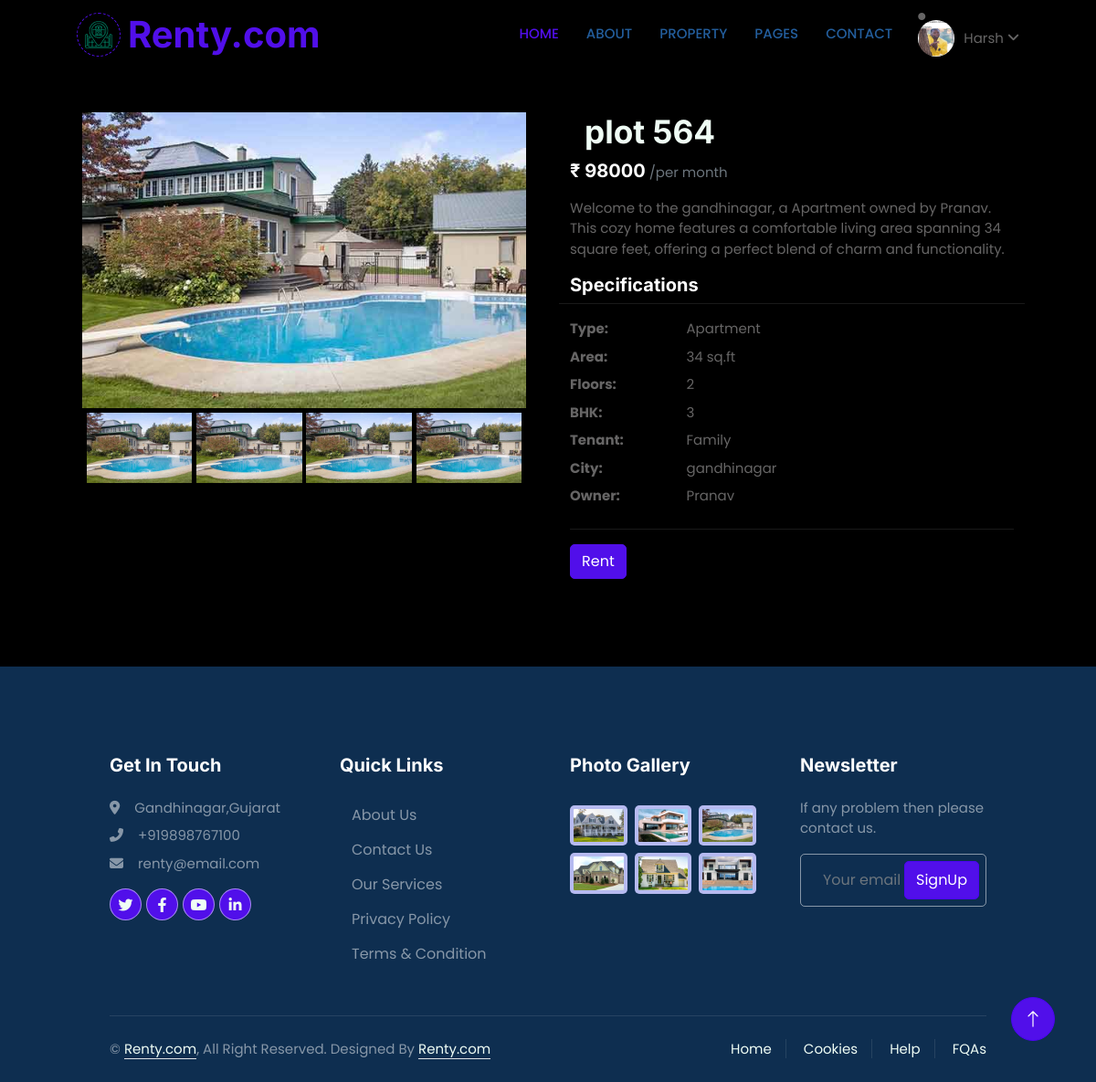
Screenshot of /propdetails/5 (signed in) with the database file from the repository.
### renty/models.py (models this page shows, shortened)
class Profile(models.Model):
    user = models.OneToOneField(User, on_delete=models.CASCADE, related_name="profile") # Delete profile when user is deleted
    image = models.ImageField(default='default.jpg', upload_to='profile_pics')

class Property_Details(models.Model):
    fullname = models.CharField( max_length=100,null=False,blank=False)
    dob = models.DateField( max_length=100,null=False,blank=False)
    email = models.CharField( max_length=100,null=False,blank=False)
    mob_number = models.CharField( max_length=100,null=False,blank=False)
    gender = models.CharField( max_length=100,null=False,blank=False)
    Occupation = models.CharField( max_length=100,null=False,blank=False)
    id_type = models.CharField( max_length=100,null=False,blank=False)
    id_num = models.CharField( max_length=100,null=False,blank=False)
    issue_auth = models.CharField( max_length=100,null=False,blank=False)
    issue_state = models.CharField( max_length=100,null=False,blank=False)
    issue_date = models.DateField( max_length=100,null=False,blank=False)
    exp_date = models.DateField( max_length=100,null=False,blank=False)
    price = models.CharField( max_length=100,null=False,blank=False)
    prop_type = models.CharField( max_length=100,null=False,blank=False)
    bedroom_no = models.CharField( max_length=100,null=False,blank=False)
    floors = models.CharField( max_length=100,null=False,blank=False)
    area = models.CharField( max_length=100,null=False,blank=False)
    address = models.CharField( max_length=100,null=False,blank=False)
    tenant_type = models.CharField( max_length=100,null=False,blank=False)
    prop_img1 = models.ImageField(null=True, blank=True, upload_to='property')
    city = models.CharField( max_length=100,null=True,blank=False)

### renty/views.py (the view)
# urls.py: path("propdetails/<int:id>",views.prop_detail_view,name='property_details'),
def prop_detail_view(request,id):
    prop = Property_Details.objects.get(id=id)
    context = {
        "prop": prop,
    }
    return render(request,"rent_info.html",context)

### renty/templates/rent_info.html (shortened to what this page needs)
{% load static %}
<!DOCTYPE html>
<html lang="en">
<head>
    <link rel="stylesheet" href="https://cdnjs.cloudflare.com/ajax/libs/font-awesome/6.4.0/css/all.min.css" />
    <link rel="stylesheet" href="https://cdnjs.cloudflare.com/ajax/libs/font-awesome/6.4.0/css/all.min.css"
 />
    <link href="https://cdnjs.cloudflare.com/ajax/libs/font-awesome/5.10.0/css/all.min.css" rel="stylesheet">
    <link href="https://cdn.jsdelivr.net/npm/bootstrap-icons@1.4.1/font/bootstrap-icons.css" rel="stylesheet">
    <link href="{% static 'lib/animate/animate.min.css' %}" rel="stylesheet">
    <link href="{% static 'lib/owlcarousel/assets/owl.carousel.min.css' %}" rel="stylesheet">
    <link href="{% static 'css/bootstrap.min.css' %}" rel="stylesheet">
    <link href="{% static 'css/style4.css' %}" rel="stylesheet">
</head>
<body>
    <div class="container-xxl bg-white p-0">
        <div class="container-fluid nav-bar bg-transparent">
            <nav class="navbar navbar-expand-lg bg-white navbar-light py-0 px-4">
                <a href="/" class="navbar-brand d-flex align-items-center text-center">
                    <div class="icon p-2 me-2">
                        <img class="img-fluid" src="{% static 'img\icon-housing.png' %}" alt="Icon"
                            style="width: 30px; height: 30px;">
                    </div>
                    <h1 class="m-0 text-primary">Renty.com</h1>
                </a>
                <div class="collapse navbar-collapse" id="navbarCollapse">
                    <div class="navbar-nav ms-auto">
                        <a href="/" class="nav-item nav-link active">Home</a>
                        <a href="/#developer" class="nav-item nav-link">About</a>
                        <div class="nav-item dropdown">
                            <a href="#" class="nav-link " data-bs-toggle="dropdown">Property</a>
                        </div>
                        <div class="nav-item dropdown">
                            <a href="#" class="nav-link " data-bs-toggle="dropdown">Pages</a>
                        </div>
                        <a href="{% url "conpage" %}" class="nav-item nav-link">Contact</a>
                    </div>
                    {% if request.user.is_authenticated %}
                    <div class="profile-dropdown">
                        <div onclick="toggle()"     class="user-info d-flex align-items-center">
                            <div class="profile-img">
                                <i class="fa-solid fa-circle"><img src="{{request.user.profile.image.url}}"></i>
                            </div>
                            <span>{{request.user}}
                                <i class="fa-solid fa-angle-down"></i>
                            </span>
                        </div>
                    </div>
                    {% else %}
                        <a href="{% url 'user_login' %}" class="btn btn-primary px-3 d-none d-lg-flex">Login</a>
                    {% endif %}
                </div>
            </nav>
        </div>
<section class="py-5">
    <div class="container">
      <div class="row gx-5">
        <aside class="col-lg-6">
          <div class="propertyinfo-imgs">
            <div class="img-display">
                <div class="img-showcase">
                    <img src="{{prop.prop_img1.url}}" alt="property image" class="img-showcase">
                </div>
            </div>
            <div class="img-select">
                <div class="img-item">
                    <a href="#" data-id="1">
                        <img src="{{prop.prop_img1.url}}" alt="property image"
                            class="image-property">
                    </a>
                </div>
                <div class="img-item">
                    <a href="#" data-id="2">
                        <img src="{{prop.prop_img1.url}}" alt="property image"
                            class="image-property">
                    </a>
                </div>
                <div class="img-item">
                    <a href="#" data-id="3">
                        <img src="{{prop.prop_img1.url}}" alt="property image"
                            class="image-property">
                    </a>
                </div>
                <div class="img-item">
                    <a href="#" data-id="4">
                        <img src="{{prop.prop_img1.url}}" alt="property image"
                            class="image-property">
                    </a>
                </div>
            </div>
        </div>
        </aside>
        <main class="col-lg-6">
          <div class="ps-lg-3">
            <h4 class="title text-light">
                 {{prop.address}}
            </h4>
            </div>
            <div class="mb-3">
              <span class="h5">₹ {{prop.price}}</span>
              <span class="text-muted">/per month</span>
            </div>
            <p>
                Welcome to the {{prop.city}}, a {{prop.prop_type}} owned by {{prop.fullname}}. This cozy home features a comfortable living area spanning {{prop.area}} square feet, offering a perfect blend of charm and functionality.
            </p>
            <div class="row">
                <span class="h5"> Specifications</span>
            <hr />
              <dt class="col-3">Type:</dt>
              <dd class="col-9">{{prop.prop_type}}</dd>
              <dt class="col-3">Area:</dt>
              <dd class="col-9">{{prop.area}} sq.ft</dd>
              <dt class="col-3">Floors:</dt>
              <dd class="col-9">{{prop.floors}}</dd>
              <dt class="col-3">BHK:</dt>
              <dd class="col-9">{{prop.bedroom_no}}</dd>
              <dt class="col-3">Tenant:</dt>
              <dd class="col-9">{{prop.tenant_type}}</dd>
              <dt class="col-3">City:</dt>
              <dd class="col-9">{{prop.city}}</dd>
              <dt class="col-3">Owner:</dt>
              <dd class="col-9">{{prop.fullname}}</dd>
            </div>
            <hr />
            <button href="#" class="btn" onclick="oppay()" href=> Rent </button>
          </div>
      </div>
    </div>
  <div class="container-fluid bg-dark text-white-50 footer pt-5 mt-5 wow fadeIn" data-wow-delay="0.1s">
    <div class="container py-5">
        <div class="row g-5">
            <div class="col-lg-3 col-md-6">
                <h5 class="text-white mb-4">Get In Touch</h5>
                <p class="mb-2"><i class="fa fa-map-marker-alt me-3"></i>Gandhinagar,Gujarat</p>
                <p class="mb-2"><i class="fa fa-phone-alt me-3"></i>+919898767100</p>
                <p class="mb-2"><i class="fa fa-envelope me-3"></i>renty@email.com</p>
                <div class="d-flex pt-2">
                    <a class="btn btn-outline-light btn-social" href=""><i class="fab fa-twitter"></i></a>
                    <a class="btn btn-outline-light btn-social" href=""><i class="fab fa-facebook-f"></i></a>
                    <a class="btn btn-outline-light btn-social" href=""><i class="fab fa-youtube"></i></a>
                    <a class="btn btn-outline-light btn-social" href=""><i class="fab fa-linkedin-in"></i></a>
                </div>
            </div>
            <div class="col-lg-3 col-md-6">
                <h5 class="text-white mb-4">Quick Links</h5>
                <a class="bttn btn-link text-white-50" href="">About Us</a>
                <a class="bttn btn-link text-white-50" href="contact.html">Contact
                    Us</a>
                <a class="bttn btn-link text-white-50" href="">Our Services</a>
                <a class="bttn btn-link text-white-50" href="">Privacy Policy</a>
                <a class="bttn btn-link text-white-50" href="">Terms & Condition</a>
            </div>
            <div class="col-lg-3 col-md-6">
                <h5 class="text-white mb-4">Photo Gallery</h5>
                <div class="row g-2 pt-2">
                    <div class="col-4">
                        <img class="img-fluid rounded bg-light p-1" src="{% static "img/property-1.jpg" %}" alt="">
                    </div>
                    <div class="col-4">
                        <img class="img-fluid rounded bg-light p-1" src="{% static "img/property-2.jpg" %}" alt="">
                    </div>
                    <div class="col-4">
                        <img class="img-fluid rounded bg-light p-1" src="{% static "img/property-3.jpg" %}" alt="">
                    </div>
                    <div class="col-4">
                        <img class="img-fluid rounded bg-light p-1" src="{% static "img/property-4.jpg" %}" alt="">
                    </div>
                    <div class="col-4">
                        <img class="img-fluid rounded bg-light p-1" src="{% static "img/property-5.jpg" %}" alt="">
                    </div>
                    <div class="col-4">
                        <img class="img-fluid rounded bg-light p-1" src="{% static "img/property-6.jpg" %}" alt="">
                    </div>
                </div>
            </div>
            <div class="col-lg-3 col-md-6">
                <h5 class="text-white mb-4">Newsletter</h5>
                <p>If any problem then please contact us.</p>
                <div class="position-relative mx-auto" style="max-width: 400px;">
                    <input class="form-control bg-transparent w-100 py-3 ps-4 pe-5" type="text"
                        placeholder="Your email">
                    <button type="button"
                        class="btn btn-primary py-2 position-absolute top-0 end-0 mt-2 me-2">SignUp</button>
                </div>
            </div>
        </div>
    </div>
    <div class="container">
        <div class="copyright">
            <div class="row">
                <div class="col-md-6 text-center text-md-start mb-3 mb-md-0">
                    &copy; <a class="border-bottom" href="/">Renty.com</a>, All Right Reserved.
                    Designed By <a class="border-bottom" href="/">Renty.com</a>
                </div>
                <div class="col-md-6 text-center text-md-end">
                    <div class="footer-menu">
                        <a href="/">Home</a>
                        <a href="">Cookies</a>
                        <a href="/contact">Help</a>
                        <a href="">FQAs</a>
                    </div>
                </div>
            </div>
        </div>
    </div>
</div>
<a href="#" class="btn btn-lg btn-primary btn-lg-square back-to-top"><i class="bi bi-arrow-up"></i></a>
</body>
</html>

### renty/static/css/style4.css (style rules this page uses)
:root { --primary: #510fea; --secondary: #510fea; --light: #EFFDF5; --dark: #235e9d; --black: #000000; --secondary-light: rgba(18, 32, 145, 0.2); --shadow: 0px 2px 8px 0px var(--secondary-light); }
.back-to-top { position: fixed; display: none; right: 45px; bottom: 45px; z-index: 99; }
body { background-color: #000000; }
.btn { transition: .5s; }
.btn.btn-primary, .btn.btn-secondary { color: #FFFFFF; }
.btn-lg-square { width: 48px; height: 48px; }
.btn-square, .btn-sm-square, .btn-lg-square { padding: 0; display: flex; align-items: center; justify-content: center; font-weight: normal; border-radius: 50px; }
.nav-bar { position: relative; transition: .5s; z-index: 9999; }
.navbar { box-shadow: 0 0 30px rgba(0, 0, 0, .08); }
.navbar-light .navbar-nav .nav-link { margin-right: 30px; padding: 25px 0; color: #FFFFFF; font-size: 15px; text-transform: uppercase; outline: none; }
.navbar-light .navbar-nav .nav-link:hover, .navbar-light .navbar-nav .nav-link.active { color: var(--primary); }
.navbar-light .navbar-brand { height: 75px; }
.navbar-light .navbar-nav .nav-link { color: var(--dark); font-weight: 500; }
.icon { padding: 15px; display: inline-flex; align-items: center; justify-content: center; background: #000000 !important; border-radius: 50px; border: 1px dashed var(--primary) !important; }
.footer .btn.btn-social { margin-right: 5px; width: 35px; height: 35px; display: flex; align-items: center; justify-content: center; color: var(--light); border: 1px solid rgba(255, 255, 255, 0.5); border-radius: 35px; transition: .3s; }
.footer .form-control { border-color: rgba(255, 255, 255, 0.5); }
.footer .copyright { padding: 25px 0; font-size: 15px; border-top: 1px solid rgba(256, 256, 256, .1); }
.footer .copyright a { color: var(--light); }
.footer .footer-menu a { margin-right: 15px; padding-right: 15px; border-right: 1px solid rgba(255, 255, 255, .1); }
.footer .footer-menu a:last-child { margin-right: 0; padding-right: 0; border-right: none; }
* { margin: 0; padding: 0; box-sizing: border-box; font-family: 'Poppins', sans-serif; }
body, input { font-family: 'Poppins', sans-serif; }
:root { --font-family1: 'Josefin Sans', sans-serif; --font-family2: 'Alegreya', serif; --black-color: #000000; --white-color: #fff; --color1: #510fea; --color2: #6a3adc; --color3: #6227ed; }
.title { font-size: 2.2rem; color: #354cbd; margin-bottom: 10px; }
.navbar .navbar-brand { margin-left: auto; padding-left: 0% }
.profile-dropdown { position: relative; width: fit-content; margin-top: 1cap; }
.profile-img { position: relative; width: 3rem; height: 3rem; border-radius: 50%; background-size: cover; }
.profile-img i { position: absolute; right: 0; bottom: 0.3rem; font-size: 0.5rem; color: var(--green); }
.user-info img { width: 40px; height: 40px; border-radius: 50%; margin-right: 10px; }
.image-property { width: 100%; display: block; }
.img-display { width: auto; overflow: hidden; }
.img-showcase { display: flex; width: 100%; transition: all 0.5s ease; }
.img-showcase img { min-width: 100%; }
.img-select { display: flex; }
.img-item { margin: 0.3rem; }
.img-item:nth-child(1), .img-item:nth-child(2), .img-item:nth-child(3) { margin-right: 0; }
@media screen and (min-width: 992px) { .propertyinfo-imgs { display: flex; flex-direction: column; justify-content: center; } }

### rows the page displays
Property_Details: prop_img1 (picture), address "plot 564", price "98000", city "gandhinagar", prop_type "Apartment", fullname "Pranav", area "34", floors "2", bedroom_no "3", tenant_type "Family"

### other values shown
{{ request.user }} "Harsh"
